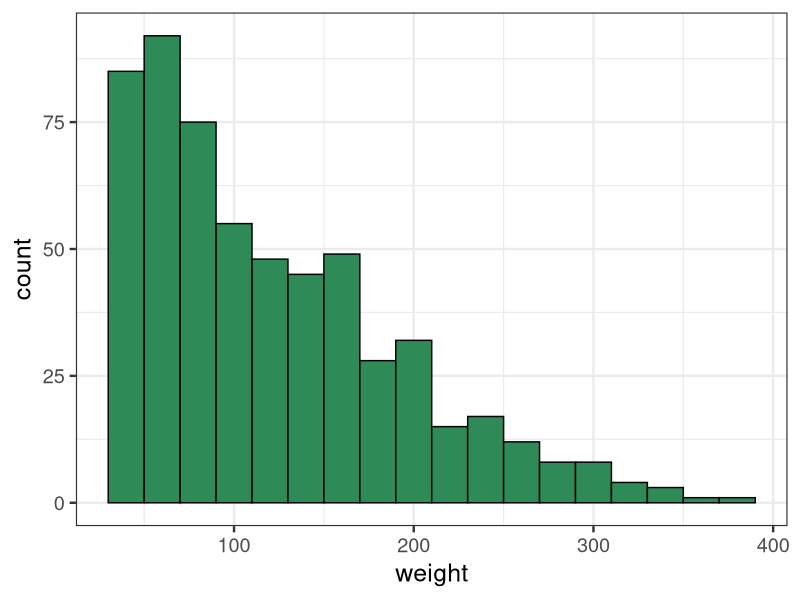
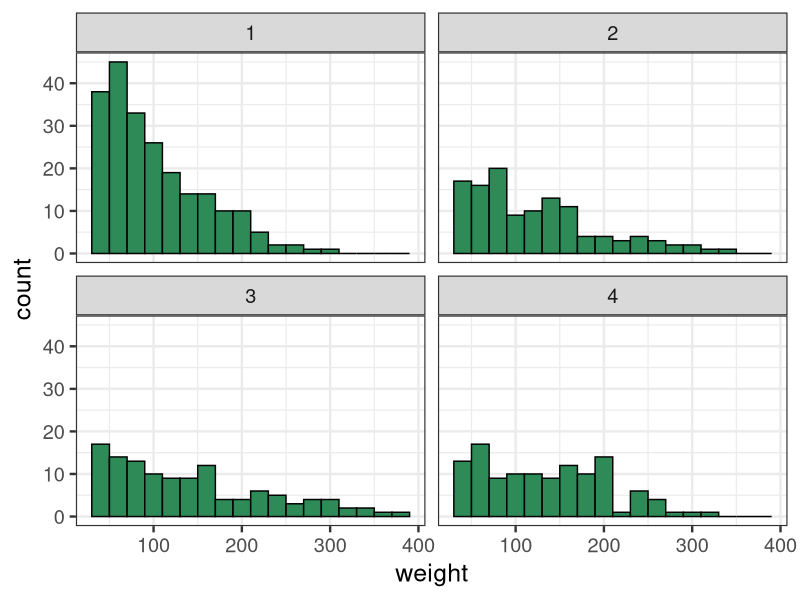

R code for these plots, in order:
## ---- chunk 1
data = ChickWeight
## ---- chunk 2
library(ggplot2)

# change background to white, increase font size
theme_set(theme_bw(base_size = 18)) 

# set up basic data, with x and y vars
p <- ggplot(data, aes(x=weight))

p + geom_histogram(fill= 'seagreen', 
                   colour = 'black',
                   binwidth = 20)
## ---- chunk 3
# add violin plot
p + geom_histogram(fill= 'seagreen', 
                   colour = 'black',
                   binwidth = 20) +
  facet_wrap(~Diet)
